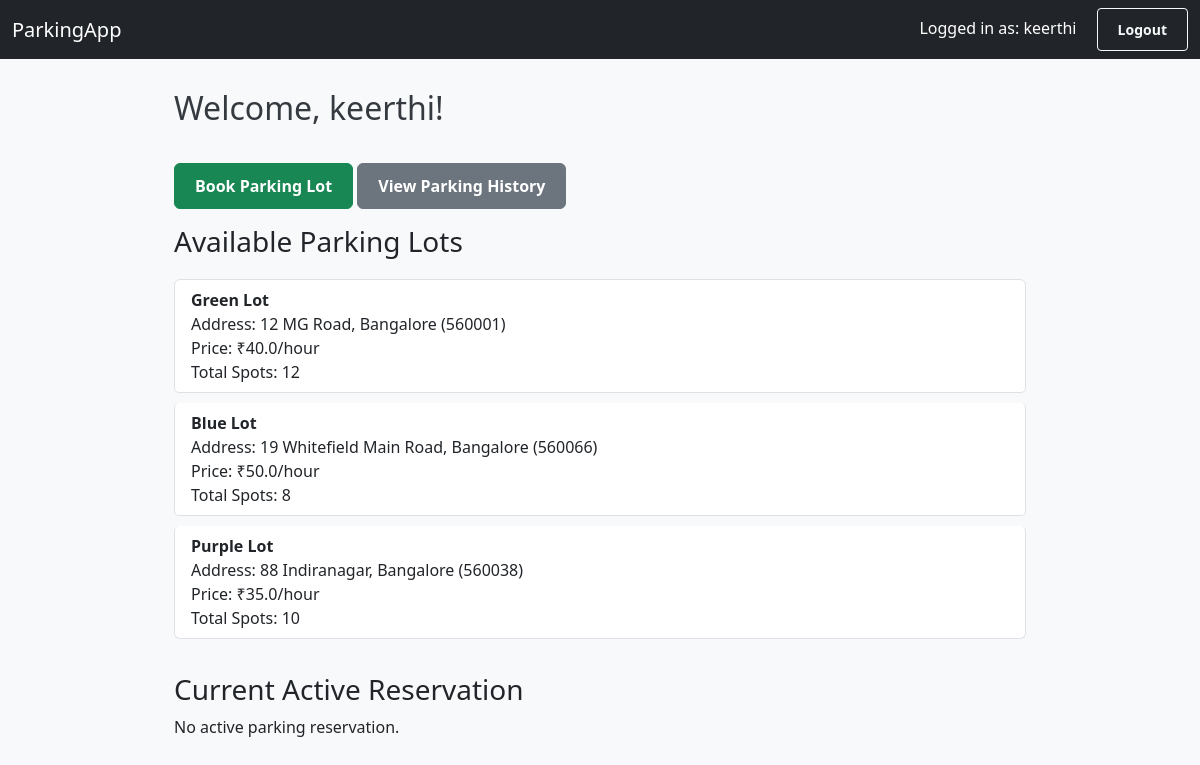
/user (signed in), run on the app's committed database.
### models.py (models this page shows)
class User(db.Model, UserMixin):
    id = db.Column(db.Integer, primary_key=True)
    username = db.Column(db.String(80), unique=True)
    password = db.Column(db.String(120))
    role = db.Column(db.String(10))  # 'admin' or 'user'
    reservations = db.relationship('Reservation', backref='user', lazy=True)

class ParkingLot(db.Model):
    id = db.Column(db.Integer, primary_key=True)
    name = db.Column(db.String(100))
    address = db.Column(db.String(200))
    pin = db.Column(db.String(10))
    price = db.Column(db.Float)
    max_spots = db.Column(db.Integer)
    spots = db.relationship('ParkingSpot', backref='lot', lazy=True)

### app.py (the view)
@app.route('/user')
@login_required
def user_dashboard():
    if current_user.role != 'user':
        return redirect(url_for('admin_dashboard'))
    lots = ParkingLot.query.all()
    active_reservation = Reservation.query.filter_by(
        user_id=current_user.id,
        end_time=None
    ).first()
    return render_template(
        'user_dashboard.html',
        lots=lots,
        reservation=active_reservation
    )

### app.py (called while the page is built)
@login_manager.user_loader
def load_user(user_id):
    return User.query.get(int(user_id))

### templates/user_dashboard.html (shortened to what this page needs)
{% extends "layout.html" %}
{% block content %}
  <div class="container">
    <h2 class="mt-3">Welcome, {{ current_user.username }}!</h2>
    <a href="{{ url_for('show_booking_form') }}" class="btn btn-success my-3">Book Parking Lot</a>
    <a href="{{ url_for('parking_history') }}" class="btn btn-secondary my-3">View Parking History</a>
    <h3>Available Parking Lots</h3>
    <ul class="list-group mb-4">
      {% for lot in lots %}
        <li class="list-group-item">
          <strong>{{ lot.name }}</strong><br>
          Address: {{ lot.address }} ({{ lot.pin }})<br>
          Price: ₹{{ lot.price }}/hour<br>
          Total Spots: {{ lot.max_spots }}<br>
        </li>
      {% endfor %}
    </ul>
    <h3>Current Active Reservation</h3>
    {% if reservation %}
      <table class="table table-striped table-bordered">
        <thead>
          <tr>
            <th>Spot</th>
            <th>Location</th>
            <th>Parking Time</th>
            <th>Status</th>
            <th>Action</th>
          </tr>
        </thead>
        <tbody>
          <tr>
            <td>{{ reservation.spot.id }}</td>
            <td>{{ reservation.spot.lot.name }}</td>
            <td>{{ reservation.start_time.strftime('%Y-%m-%d %H:%M') }}</td>
            <td>Active</td>
            <td>
              <form method="POST" action="{{ url_for('release_spot', reservation_id=reservation.id) }}">
                <button type="submit" class="btn btn-warning btn-sm">Release</button>
              </form>
            </td>
          </tr>
        </tbody>
      </table>
    {% else %}
      <p>No active parking reservation.</p>
    {% endif %}
  </div>
{% endblock %}

### templates/layout.html (shortened to what this page needs)
<!DOCTYPE html>
<html lang="en">
<head>
    <link href="https://cdn.jsdelivr.net/npm/bootstrap@5.3.0/dist/css/bootstrap.min.css" rel="stylesheet">
    <link rel="stylesheet" href="{{ url_for('static', filename='style.css') }}">
</head>
<body>
    <nav class="navbar navbar-expand-lg navbar-dark bg-dark mb-4">
        <div class="container-fluid">
            <a class="navbar-brand" href="{{ url_for('home') }}">ParkingApp</a>
            <div>
                {% if current_user.is_authenticated %}
                    <span class="text-white me-3">Logged in as: {{ current_user.username }}</span>
                    <a href="{{ url_for('logout') }}" class="btn btn-outline-light btn-sm">Logout</a>
                {% else %}
                    <a href="{{ url_for('login') }}" class="btn btn-outline-light btn-sm">Login</a>
                    <a href="{{ url_for('register') }}" class="btn btn-outline-light btn-sm ms-2">Register</a>
                {% endif %}
            </div>
        </div>
    </nav>
    <div class="container">
        {% block content %}{% endblock %}
    </div>
</body>
</html>

### static/style.css (style rules this page uses)
body { background-color: #f8f9fa; font-family: 'Segoe UI', Tahoma, Geneva, Verdana, sans-serif; margin: 0; padding: 0; }
.container { margin-top: 30px; max-width: 900px; }
h1, h2, h4 { color: #343a40; margin-bottom: 20px; }
.btn { padding: 10px 20px; font-weight: bold; }
.navbar { margin-bottom: 0; }
ul.list-group { margin-top: 20px; }
.list-group-item { background-color: #fff; border: 1px solid #dee2e6; border-radius: 5px; margin-bottom: 10px; }

### data on the page
User: username "keerthi"
ParkingLot: name "Green Lot", address "12 MG Road, Bangalore", pin "560001", price "40.0", max_spots "12"
ParkingLot: name "Blue Lot", address "19 Whitefield Main Road, Bangalore", pin "560066", price "50.0", max_spots "8"
ParkingLot: name "Purple Lot", address "88 Indiranagar, Bangalore", pin "560038", price "35.0", max_spots "10"
